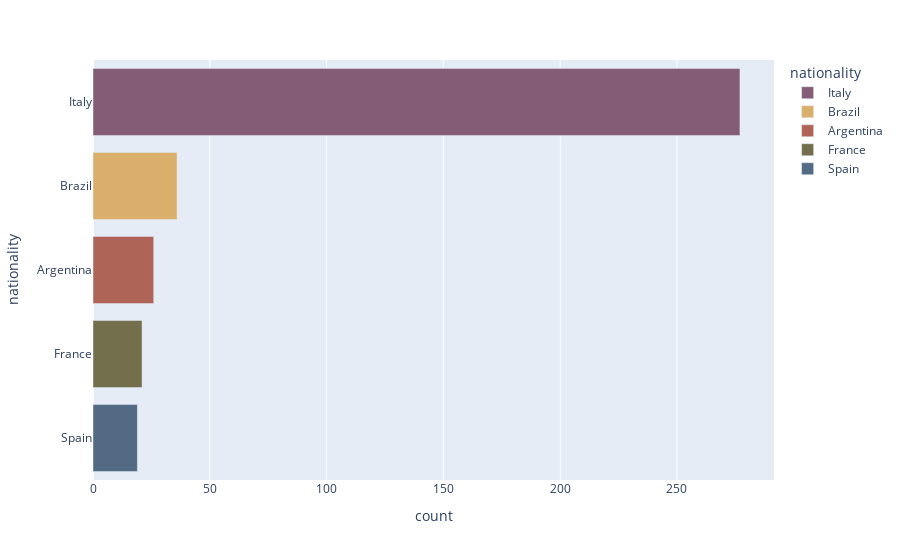

Source (notebook cell):
### Code cell
nationality_by_league('Italian Serie A')

### Figure 1 — Plotly figure (JSON) as saved in the notebook; plotly's stock layout.template omitted (floating-point values rounded to 4 significant figures)
{"data": [{"alignmentgroup": "True", "hovertemplate": "nationality=%{y}<br>count=%{x}<extra></extra>", "legendgroup": "Italy", "marker": {"color": "rgb(133, 92, 117)"}, "name": "Italy", "offsetgroup": "Italy", "orientation": "h", "showlegend": true, "textposition": "auto", "type": "bar", "x": [277], "xaxis": "x", "y": ["Italy"], "yaxis": "y"}, {"alignmentgroup": "True", "hovertemplate": "nationality=%{y}<br>count=%{x}<extra></extra>", "legendgroup": "Brazil", "marker": {"color": "rgb(217, 175, 107)"}, "name": "Brazil", "offsetgroup": "Brazil", "orientation": "h", "showlegend": true, "textposition": "auto", "type": "bar", "x": [36], "xaxis": "x", "y": ["Brazil"], "yaxis": "y"}, {"alignmentgroup": "True", "hovertemplate": "nationality=%{y}<br>count=%{x}<extra></extra>", "legendgroup": "Argentina", "marker": {"color": "rgb(175, 100, 88)"}, "name": "Argentina", "offsetgroup": "Argentina", "orientation": "h", "showlegend": true, "textposition": "auto", "type": "bar", "x": [26], "xaxis": "x", "y": ["Argentina"], "yaxis": "y"}, {"alignmentgroup": "True", "hovertemplate": "nationality=%{y}<br>count=%{x}<extra></extra>", "legendgroup": "France", "marker": {"color": "rgb(115, 111, 76)"}, "name": "France", "offsetgroup": "France", "orientation": "h", "showlegend": true, "textposition": "auto", "type": "bar", "x": [21], "xaxis": "x", "y": ["France"], "yaxis": "y"}, {"alignmentgroup": "True", "hovertemplate": "nationality=%{y}<br>count=%{x}<extra></extra>", "legendgroup": "Spain", "marker": {"color": "rgb(82, 106, 131)"}, "name": "Spain", "offsetgroup": "Spain", "orientation": "h", "showlegend": true, "textposition": "auto", "type": "bar", "x": [19], "xaxis": "x", "y": ["Spain"], "yaxis": "y"}], "layout": {"barmode": "relative", "legend": {"title": {"text": "nationality"}, "tracegroupgap": 0}, "margin": {"t": 60}, "xaxis": {"anchor": "y", "domain": [0, 1], "title": {"text": "count"}}, "yaxis": {"anchor": "x", "categoryarray": ["Spain", "France", "Argentina", "Brazil", "Italy"], "categoryorder": "array", "domain": [0, 1], "title": {"text": "nationality"}}}}
